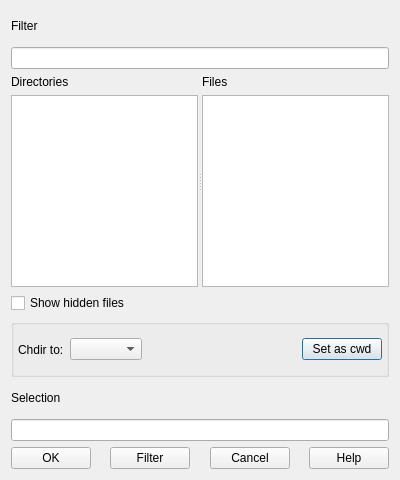
<?xml version="1.0" encoding="UTF-8"?>
<ui version="4.0">
 <class>FileSelectionDialog</class>
 <widget class="QDialog" name="FileSelectionDialog">
  <property name="geometry">
   <rect>
    <x>0</x>
    <y>0</y>
    <width>400</width>
    <height>480</height>
   </rect>
  </property>
  <property name="windowTitle">
   <string>Grace: </string>
  </property>
  <layout class="QGridLayout" name="gridLayout">
   <item row="0" column="0">
    <layout class="QVBoxLayout" name="verticalLayout">
     <item>
      <widget class="QLabel" name="filterLabel">
       <property name="text">
        <string>Filter</string>
       </property>
      </widget>
     </item>
     <item>
      <widget class="QLineEdit" name="filterLineEdit"/>
     </item>
    </layout>
   </item>
   <item row="1" column="0">
    <widget class="QSplitter" name="splitter">
     <widget class="QWidget" name="">
      <layout class="QVBoxLayout" name="verticalLayout_2">
       <item>
        <widget class="QLabel" name="dirLabel">
         <property name="text">
          <string>Directories</string>
         </property>
        </widget>
       </item>
       <item>
        <widget class="QListView" name="dirListView"/>
       </item>
      </layout>
     </widget>
     <widget class="QWidget" name="">
      <layout class="QVBoxLayout" name="verticalLayout_3">
       <item>
        <widget class="QLabel" name="filesLabel">
         <property name="text">
          <string>Files</string>
         </property>
        </widget>
       </item>
       <item>
        <widget class="QListView" name="filesListView"/>
       </item>
      </layout>
     </widget>
    </widget>
   </item>
   <item row="2" column="0">
    <widget class="QCheckBox" name="showHiddenFilesCheckBox">
     <property name="text">
      <string>Show hidden files</string>
     </property>
    </widget>
   </item>
   <item row="3" column="0">
    <widget class="QGroupBox" name="groupBox">
     <property name="title">
      <string/>
     </property>
     <layout class="QHBoxLayout" name="horizontalLayout_2">
      <property name="margin">
       <number>4</number>
      </property>
      <item>
       <widget class="QLabel" name="chDirLabel">
        <property name="text">
         <string>Chdir to:</string>
        </property>
       </widget>
      </item>
      <item>
       <widget class="QComboBox" name="chDirComboBox"/>
      </item>
      <item>
       <spacer name="horizontalSpacer">
        <property name="orientation">
         <enum>Qt::Horizontal</enum>
        </property>
        <property name="sizeHint" stdset="0">
         <size>
          <width>125</width>
          <height>20</height>
         </size>
        </property>
       </spacer>
      </item>
      <item>
       <widget class="QPushButton" name="setAsCwdPushButton">
        <property name="text">
         <string>Set as cwd</string>
        </property>
       </widget>
      </item>
     </layout>
    </widget>
   </item>
   <item row="4" column="0">
    <layout class="QVBoxLayout" name="verticalLayout_4">
     <item>
      <widget class="QLabel" name="selectionLabel">
       <property name="text">
        <string>Selection</string>
       </property>
      </widget>
     </item>
     <item>
      <widget class="QLineEdit" name="selectionLineEdit"/>
     </item>
    </layout>
   </item>
   <item row="5" column="0">
    <layout class="QHBoxLayout" name="horizontalLayout_3">
     <item>
      <widget class="QPushButton" name="okPushButton">
       <property name="text">
        <string>OK</string>
       </property>
      </widget>
     </item>
     <item>
      <spacer name="horizontalSpacer_2">
       <property name="orientation">
        <enum>Qt::Horizontal</enum>
       </property>
       <property name="sizeHint" stdset="0">
        <size>
         <width>40</width>
         <height>20</height>
        </size>
       </property>
      </spacer>
     </item>
     <item>
      <widget class="QPushButton" name="filterPushButton">
       <property name="text">
        <string>Filter</string>
       </property>
      </widget>
     </item>
     <item>
      <spacer name="horizontalSpacer_3">
       <property name="orientation">
        <enum>Qt::Horizontal</enum>
       </property>
       <property name="sizeHint" stdset="0">
        <size>
         <width>40</width>
         <height>20</height>
        </size>
       </property>
      </spacer>
     </item>
     <item>
      <widget class="QPushButton" name="cancelPushButton">
       <property name="text">
        <string>Cancel</string>
       </property>
      </widget>
     </item>
     <item>
      <spacer name="horizontalSpacer_4">
       <property name="orientation">
        <enum>Qt::Horizontal</enum>
       </property>
       <property name="sizeHint" stdset="0">
        <size>
         <width>40</width>
         <height>20</height>
        </size>
       </property>
      </spacer>
     </item>
     <item>
      <widget class="QPushButton" name="helpPushButton">
       <property name="text">
        <string>Help</string>
       </property>
      </widget>
     </item>
    </layout>
   </item>
  </layout>
 </widget>
 <tabstops>
  <tabstop>selectionLineEdit</tabstop>
  <tabstop>okPushButton</tabstop>
  <tabstop>filterLineEdit</tabstop>
  <tabstop>dirListView</tabstop>
  <tabstop>filesListView</tabstop>
  <tabstop>showHiddenFilesCheckBox</tabstop>
  <tabstop>chDirComboBox</tabstop>
  <tabstop>setAsCwdPushButton</tabstop>
  <tabstop>filterPushButton</tabstop>
  <tabstop>cancelPushButton</tabstop>
  <tabstop>helpPushButton</tabstop>
 </tabstops>
 <resources/>
 <connections>
  <connection>
   <sender>cancelPushButton</sender>
   <signal>clicked()</signal>
   <receiver>FileSelectionDialog</receiver>
   <slot>reject()</slot>
   <hints>
    <hint type="sourcelabel">
     <x>250</x>
     <y>457</y>
    </hint>
    <hint type="destinationlabel">
     <x>199</x>
     <y>239</y>
    </hint>
   </hints>
  </connection>
 </connections>
</ui>
